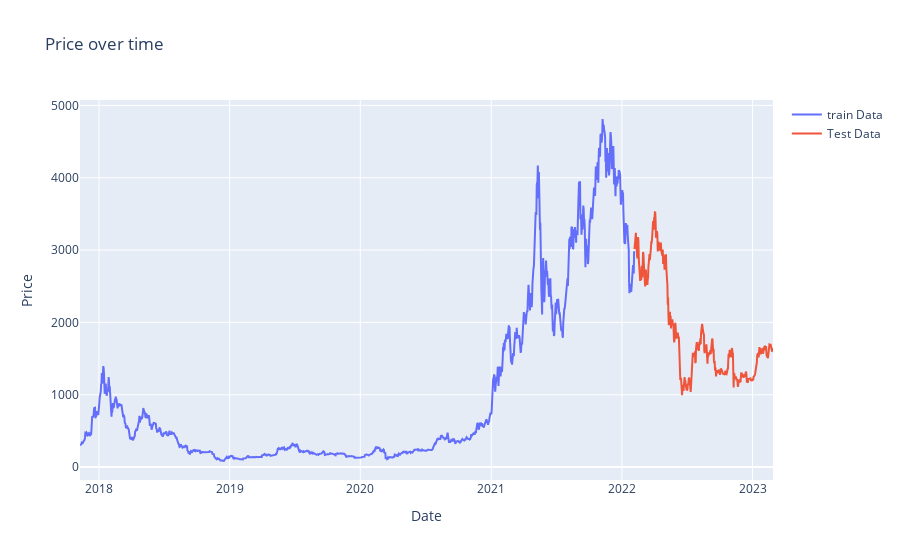

The notebook cell saved with this chart:
### Code cell
train_x = train_df.index
train_y = train_df['Adj Close']
test_x = test_df.index
test_y = test_df['Adj Close']

fig = go.Figure()
fig.add_trace(go.Scatter(x=train_x, y=train_y, name='train Data'))
fig.add_trace(go.Scatter(x=test_x, y=test_y, name='Test Data'))

fig.update_layout(
    xaxis_title='Date',
    yaxis_title='Price',
    title='Price over time'
)

fig.show()

### Figure 1 — Plotly figure (JSON) as saved in the notebook; plotly's stock layout.template omitted (floating-point values rounded to 4 significant figures; data arrays with more than 128 entries replaced by an {"elided": "..."} marker saying what was removed)
{"data": [{"name": "train Data", "type": "scatter", "x": {"elided": "1549 str values"}, "y": {"elided": "1549 float values"}}, {"name": "Test Data", "type": "scatter", "x": {"elided": "388 str values"}, "y": {"elided": "388 float values"}}], "layout": {"title": {"text": "Price over time"}, "xaxis": {"title": {"text": "Date"}}, "yaxis": {"title": {"text": "Price"}}}}
